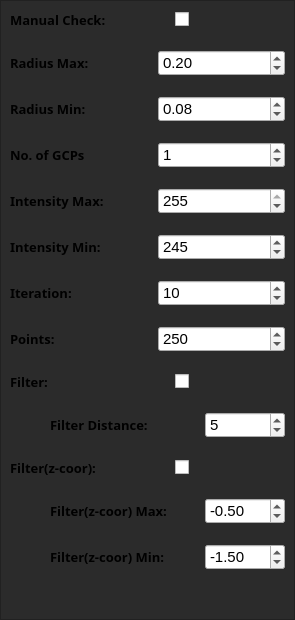
        <widget class="QWidget" name="tabGcp">
         <attribute name="title">
          <string>GCP</string>
         </attribute>
         <layout class="QVBoxLayout" name="verticalLayout_19">
          <property name="spacing">
           <number>4</number>
          </property>
          <property name="leftMargin">
           <number>0</number>
          </property>
          <property name="topMargin">
           <number>0</number>
          </property>
          <property name="rightMargin">
           <number>0</number>
          </property>
          <property name="bottomMargin">
           <number>0</number>
          </property>
          <item>
           <widget class="QFrame" name="frameGcpSetting">
            <property name="styleSheet">
             <string notr="true">QFrame{background:#2b2b2b}</string>
            </property>
            <property name="frameShape">
             <enum>QFrame::StyledPanel</enum>
            </property>
            <property name="frameShadow">
             <enum>QFrame::Raised</enum>
            </property>
            <layout class="QVBoxLayout" name="verticalLayout_23">
             <item>
              <layout class="QVBoxLayout" name="verticalLayout_22">
               <property name="spacing">
                <number>20</number>
               </property>
               <item>
                <layout class="QHBoxLayout" name="horizontalLayout_76">
                 <item>
                  <widget class="QLabel" name="label_46">
                   <property name="minimumSize">
                    <size>
                     <width>145</width>
                     <height>0</height>
                    </size>
                   </property>
                   <property name="font">
                    <font>
                     <family>Arial Black</family>
                     <pointsize>10</pointsize>
                     <weight>75</weight>
                     <bold>true</bold>
                    </font>
                   </property>
                   <property name="toolTip">
                    <string>Check the output when control points detected automatically, before proceeding.</string>
                   </property>
                   <property name="text">
                    <string>Manual Check:</string>
                   </property>
                  </widget>
                 </item>
                 <item alignment="Qt::AlignLeft">
                  <widget class="QCheckBox" name="checkBoxManual_2">
                   <property name="maximumSize">
                    <size>
                     <width>16</width>
                     <height>16777215</height>
                    </size>
                   </property>
                   <property name="text">
                    <string/>
                   </property>
                  </widget>
                 </item>
                 <item>
                  <spacer name="horizontalSpacer_57">
                   <property name="orientation">
                    <enum>Qt::Horizontal</enum>
                   </property>
                   <property name="sizeHint" stdset="0">
                    <size>
                     <width>40</width>
                     <height>20</height>
                    </size>
                   </property>
                  </spacer>
                 </item>
                </layout>
               </item>
               <item>
                <layout class="QHBoxLayout" name="horizontalLayout_68">
                 <item>
                  <widget class="QLabel" name="label_38">
                   <property name="font">
                    <font>
                     <family>Arial Black</family>
                     <pointsize>10</pointsize>
                     <weight>75</weight>
                     <bold>true</bold>
                    </font>
                   </property>
                   <property name="text">
                    <string>Radius Max:</string>
                   </property>
                  </widget>
                 </item>
                 <item>
                  <widget class="QDoubleSpinBox" name="doubleSpinBoxRadmax_2">
                   <property name="font">
                    <font>
                     <pointsize>11</pointsize>
                    </font>
                   </property>
                   <property name="maximum">
                    <double>0.500000000000000</double>
                   </property>
                   <property name="singleStep">
                    <double>0.100000000000000</double>
                   </property>
                   <property name="value">
                    <double>0.200000000000000</double>
                   </property>
                  </widget>
                 </item>
                </layout>
               </item>
               <item>
                <layout class="QHBoxLayout" name="horizontalLayout_79">
                 <item>
                  <widget class="QLabel" name="label_49">
                   <property name="font">
                    <font>
                     <family>Arial Black</family>
                     <pointsize>10</pointsize>
                     <weight>75</weight>
                     <bold>true</bold>
                    </font>
                   </property>
                   <property name="text">
                    <string>Radius Min:</string>
                   </property>
                  </widget>
                 </item>
                 <item>
                  <widget class="QDoubleSpinBox" name="doubleSpinBoxRadmin_2">
                   <property name="font">
                    <font>
                     <pointsize>11</pointsize>
                    </font>
                   </property>
                   <property name="maximum">
                    <double>0.500000000000000</double>
                   </property>
                   <property name="singleStep">
                    <double>0.100000000000000</double>
                   </property>
                   <property name="value">
                    <double>0.080000000000000</double>
                   </property>
                  </widget>
                 </item>
                </layout>
               </item>
               <item>
                <layout class="QHBoxLayout" name="horizontalLayout_78">
                 <item>
                  <widget class="QLabel" name="label_48">
                   <property name="font">
                    <font>
                     <family>Arial Black</family>
                     <pointsize>10</pointsize>
                     <weight>75</weight>
                     <bold>true</bold>
                    </font>
                   </property>
                   <property name="text">
                    <string>No. of GCPs</string>
                   </property>
                  </widget>
                 </item>
                 <item>
                  <widget class="QSpinBox" name="spinBoxGcps_2">
                   <property name="font">
                    <font>
                     <pointsize>11</pointsize>
                    </font>
                   </property>
                   <property name="value">
                    <number>1</number>
                   </property>
                  </widget>
                 </item>
                </layout>
               </item>
               <item>
                <layout class="QHBoxLayout" name="horizontalLayout_71">
                 <item>
                  <widget class="QLabel" name="label_41">
                   <property name="font">
                    <font>
                     <family>Arial Black</family>
                     <pointsize>10</pointsize>
                     <weight>75</weight>
                     <bold>true</bold>
                    </font>
                   </property>
                   <property name="text">
                    <string>Intensity Max:</string>
                   </property>
                  </widget>
                 </item>
                 <item>
                  <widget class="QSpinBox" name="spinBoxIntensitymax">
                   <property name="font">
                    <font>
                     <pointsize>11</pointsize>
                    </font>
                   </property>
                   <property name="maximum">
                    <number>255</number>
                   </property>
                   <property name="value">
                    <number>255</number>
                   </property>
                  </widget>
                 </item>
                </layout>
               </item>
               <item>
                <layout class="QHBoxLayout" name="horizontalLayout_69">
                 <item>
                  <widget class="QLabel" name="label_39">
                   <property name="font">
                    <font>
                     <family>Arial Black</family>
                     <pointsize>10</pointsize>
                     <weight>75</weight>
                     <bold>true</bold>
                    </font>
                   </property>
                   <property name="text">
                    <string>Intensity Min:</string>
                   </property>
                  </widget>
                 </item>
                 <item>
                  <widget class="QSpinBox" name="spinBoxIntensitymin">
                   <property name="font">
                    <font>
                     <pointsize>11</pointsize>
                    </font>
                   </property>
                   <property name="maximum">
                    <number>255</number>
                   </property>
                   <property name="value">
                    <number>245</number>
                   </property>
                  </widget>
                 </item>
                </layout>
               </item>
               <item>
                <layout class="QHBoxLayout" name="horizontalLayout_75">
                 <item>
                  <widget class="QLabel" name="label_45">
                   <property name="font">
                    <font>
                     <family>Arial Black</family>
                     <pointsize>10</pointsize>
                     <weight>75</weight>
                     <bold>true</bold>
                    </font>
                   </property>
                   <property name="text">
                    <string>Iteration:</string>
                   </property>
                  </widget>
                 </item>
                 <item>
                  <widget class="QSpinBox" name="spinBoxIteration_2">
                   <property name="font">
                    <font>
                     <pointsize>11</pointsize>
                    </font>
                   </property>
                   <property name="minimum">
                    <number>5</number>
                   </property>
                   <property name="maximum">
                    <number>20</number>
                   </property>
                   <property name="value">
                    <number>10</number>
                   </property>
                  </widget>
                 </item>
                </layout>
               </item>
               <item>
                <layout class="QHBoxLayout" name="horizontalLayout_80">
                 <item>
                  <widget class="QLabel" name="label_50">
                   <property name="font">
                    <font>
                     <family>Arial Black</family>
                     <pointsize>10</pointsize>
                     <weight>75</weight>
                     <bold>true</bold>
                    </font>
                   </property>
                   <property name="toolTip">
                    <string>Minimum points on the control point.</string>
                   </property>
                   <property name="text">
                    <string>Points:</string>
                   </property>
                  </widget>
                 </item>
                 <item>
                  <widget class="QSpinBox" name="spinBoxMinpoints_2">
                   <property name="font">
                    <font>
                     <pointsize>11</pointsize>
                    </font>
                   </property>
                   <property name="minimum">
                    <number>20</number>
                   </property>
                   <property name="maximum">
                    <number>9999</number>
                   </property>
                   <property name="value">
                    <number>250</number>
                   </property>
                  </widget>
                 </item>
                </layout>
               </item>
               <item>
                <layout class="QHBoxLayout" name="horizontalLayout_74">
                 <item>
                  <widget class="QLabel" name="label_44">
                   <property name="minimumSize">
                    <size>
                     <width>145</width>
                     <height>0</height>
                    </size>
                   </property>
                   <property name="font">
                    <font>
                     <family>Arial Black</family>
                     <pointsize>10</pointsize>
                     <weight>75</weight>
                     <bold>true</bold>
                    </font>
                   </property>
                   <property name="toolTip">
                    <string>Distance between control point and path</string>
                   </property>
                   <property name="text">
                    <string>Filter:</string>
                   </property>
                  </widget>
                 </item>
                 <item>
                  <widget class="QCheckBox" name="checkBoxSwitch_2">
                   <property name="maximumSize">
                    <size>
                     <width>16</width>
                     <height>16777215</height>
                    </size>
                   </property>
                   <property name="text">
                    <string/>
                   </property>
                  </widget>
                 </item>
                 <item>
                  <spacer name="horizontalSpacer_58">
                   <property name="orientation">
                    <enum>Qt::Horizontal</enum>
                   </property>
                   <property name="sizeHint" stdset="0">
                    <size>
                     <width>40</width>
                     <height>20</height>
                    </size>
                   </property>
                  </spacer>
                 </item>
                </layout>
               </item>
               <item>
                <layout class="QHBoxLayout" name="horizontalLayout_72">
                 <item>
                  <spacer name="horizontalSpacer_54">
                   <property name="orientation">
                    <enum>Qt::Horizontal</enum>
                   </property>
                   <property name="sizeHint" stdset="0">
                    <size>
                     <width>40</width>
                     <height>20</height>
                    </size>
                   </property>
                  </spacer>
                 </item>
                 <item>
                  <widget class="QLabel" name="label_42">
                   <property name="minimumSize">
                    <size>
                     <width>135</width>
                     <height>0</height>
                    </size>
                   </property>
                   <property name="font">
                    <font>
                     <family>Arial Black</family>
                     <pointsize>10</pointsize>
                     <weight>75</weight>
                     <bold>true</bold>
                    </font>
                   </property>
                   <property name="toolTip">
                    <string/>
                   </property>
                   <property name="text">
                    <string>Filter Distance:</string>
                   </property>
                  </widget>
                 </item>
                 <item>
                  <widget class="QSpinBox" name="spinBoxFilterDist_2">
                   <property name="minimumSize">
                    <size>
                     <width>80</width>
                     <height>0</height>
                    </size>
                   </property>
                   <property name="font">
                    <font>
                     <pointsize>11</pointsize>
                    </font>
                   </property>
                   <property name="minimum">
                    <number>1</number>
                   </property>
                   <property name="maximum">
                    <number>10</number>
                   </property>
                   <property name="value">
                    <number>5</number>
                   </property>
                  </widget>
                 </item>
                </layout>
               </item>
               <item>
                <layout class="QHBoxLayout" name="horizontalLayout_70">
                 <item>
                  <widget class="QLabel" name="label_40">
                   <property name="minimumSize">
                    <size>
                     <width>145</width>
                     <height>0</height>
                    </size>
                   </property>
                   <property name="font">
                    <font>
                     <family>Arial Black</family>
                     <pointsize>10</pointsize>
                     <weight>75</weight>
                     <bold>true</bold>
                    </font>
                   </property>
                   <property name="toolTip">
                    <string>If control points are placing on the surface flatly.</string>
                   </property>
                   <property name="text">
                    <string>Filter(z-coor):</string>
                   </property>
                  </widget>
                 </item>
                 <item>
                  <widget class="QCheckBox" name="checkBoxZCoor_2">
                   <property name="maximumSize">
                    <size>
                     <width>16</width>
                     <height>16777215</height>
                    </size>
                   </property>
                   <property name="text">
                    <string/>
                   </property>
                  </widget>
                 </item>
                 <item>
                  <spacer name="horizontalSpacer_59">
                   <property name="orientation">
                    <enum>Qt::Horizontal</enum>
                   </property>
                   <property name="sizeHint" stdset="0">
                    <size>
                     <width>40</width>
                     <height>20</height>
                    </size>
                   </property>
                  </spacer>
                 </item>
                </layout>
               </item>
               <item>
                <layout class="QHBoxLayout" name="horizontalLayout_73">
                 <item>
                  <spacer name="horizontalSpacer_55">
                   <property name="orientation">
                    <enum>Qt::Horizontal</enum>
                   </property>
                   <property name="sizeHint" stdset="0">
                    <size>
                     <width>40</width>
                     <height>20</height>
                    </size>
                   </property>
                  </spacer>
                 </item>
                 <item>
                  <widget class="QLabel" name="label_43">
                   <property name="minimumSize">
                    <size>
                     <width>135</width>
                     <height>0</height>
                    </size>
                   </property>
                   <property name="font">
                    <font>
                     <family>Arial Black</family>
                     <pointsize>10</pointsize>
                     <weight>75</weight>
                     <bold>true</bold>
                    </font>
                   </property>
                   <property name="toolTip">
                    <string/>
                   </property>
                   <property name="text">
                    <string>Filter(z-coor) Max:</string>
                   </property>
                  </widget>
                 </item>
                 <item>
                  <widget class="QDoubleSpinBox" name="doubleSpinBoxZCoorMax">
                   <property name="minimumSize">
                    <size>
                     <width>80</width>
                     <height>0</height>
                    </size>
                   </property>
                   <property name="font">
                    <font>
                     <pointsize>11</pointsize>
                    </font>
                   </property>
                   <property name="minimum">
                    <double>-10.000000000000000</double>
                   </property>
                   <property name="maximum">
                    <double>10.000000000000000</double>
                   </property>
                   <property name="singleStep">
                    <double>1.000000000000000</double>
                   </property>
                   <property name="value">
                    <double>-0.500000000000000</double>
                   </property>
                  </widget>
                 </item>
                </layout>
               </item>
               <item>
                <layout class="QHBoxLayout" name="horizontalLayout_77">
                 <item>
                  <spacer name="horizontalSpacer_56">
                   <property name="orientation">
                    <enum>Qt::Horizontal</enum>
                   </property>
                   <property name="sizeHint" stdset="0">
                    <size>
                     <width>40</width>
                     <height>20</height>
                    </size>
                   </property>
                  </spacer>
                 </item>
                 <item>
                  <widget class="QLabel" name="label_47">
                   <property name="minimumSize">
                    <size>
                     <width>135</width>
                     <height>0</height>
                    </size>
                   </property>
                   <property name="font">
                    <font>
                     <family>Arial Black</family>
                     <pointsize>10</pointsize>
                     <weight>75</weight>
                     <bold>true</bold>
                    </font>
                   </property>
                   <property name="toolTip">
                    <string/>
                   </property>
                   <property name="text">
                    <string>Filter(z-coor) Min:</string>
                   </property>
                  </widget>
                 </item>
                 <item>
                  <widget class="QDoubleSpinBox" name="doubleSpinBoxZCoorMin">
                   <property name="minimumSize">
                    <size>
                     <width>80</width>
                     <height>0</height>
                    </size>
                   </property>
                   <property name="font">
                    <font>
                     <pointsize>11</pointsize>
                    </font>
                   </property>
                   <property name="minimum">
                    <double>-10.000000000000000</double>
                   </property>
                   <property name="maximum">
                    <double>10.000000000000000</double>
                   </property>
                   <property name="value">
                    <double>-1.500000000000000</double>
                   </property>
                  </widget>
                 </item>
                </layout>
               </item>
              </layout>
             </item>
             <item>
              <spacer name="verticalSpacer_4">
               <property name="orientation">
                <enum>Qt::Vertical</enum>
               </property>
               <property name="sizeHint" stdset="0">
                <size>
                 <width>20</width>
                 <height>40</height>
                </size>
               </property>
              </spacer>
             </item>
            </layout>
           </widget>
          </item>
         </layout>
        </widget>
